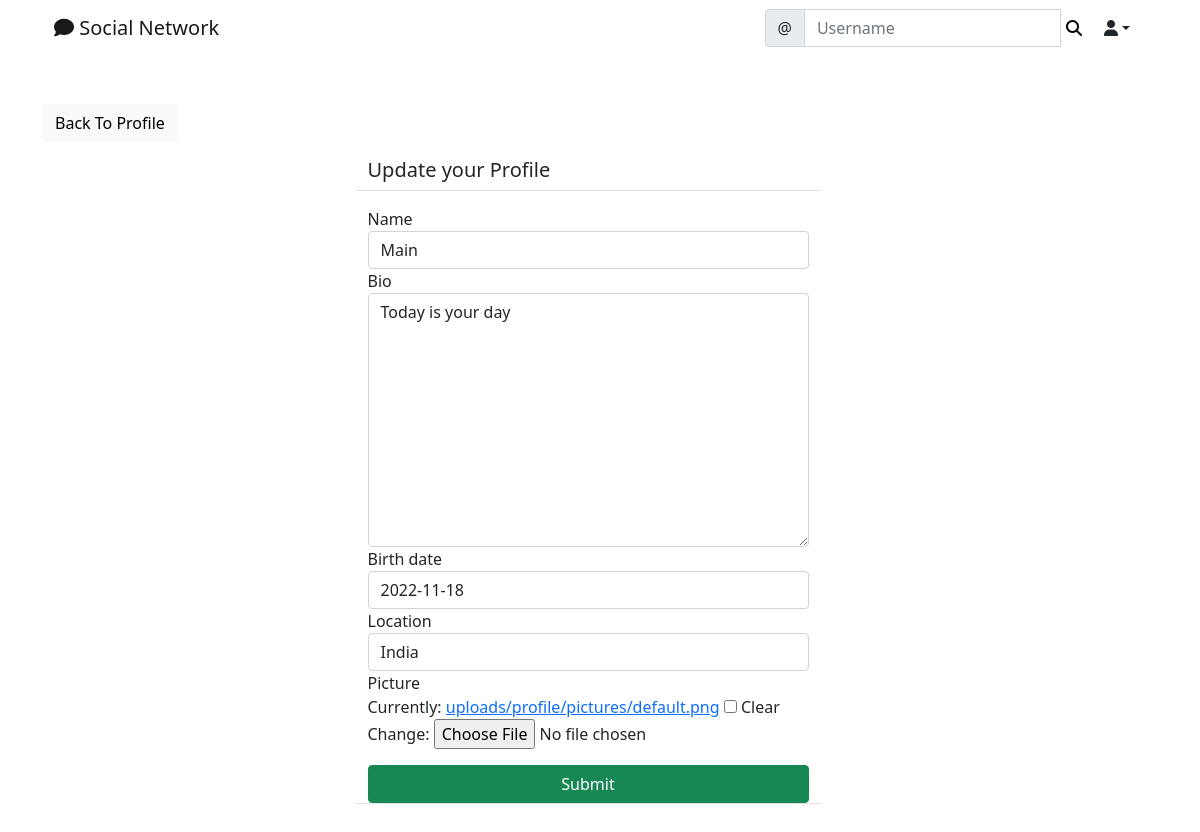
Page /social/profile/edit/1 (signed in) on the committed database.
### social/models.py (models this page shows)
class UserProfile(models.Model):
    user = models.OneToOneField(User, primary_key=True, verbose_name='user', related_name='profile', on_delete=models.CASCADE)
    name = models.CharField(max_length=30,blank=True, null=True)
    bio = models.TextField(max_length=1000, blank=True, null=True)
    birth_date = models.DateField(null=True, blank=True)
    location = models.CharField(max_length=100,blank=True,null=True)
    picture = models.FileField(upload_to='uploads/profile/pictures',default='uploads/profile_pictures/default.png', blank=True)
    followers = models.ManyToManyField(User, blank=True, related_name='followers')

### social/views.py (the view, shortened to what this page needs)
# urls.py: path('profile/edit/<int:pk>',ProfileEditView.as_view(),name='profile-edit'),
class ProfileEditView(LoginRequiredMixin,UserPassesTestMixin, UpdateView ):
    model = UserProfile
    fields= ['name', 'bio', 'birth_date','location', 'picture']
    template_name = 'social/profile_edit.html'
    def test_func(self):
        profile = self.get_object()
        return self.request.user == profile.user

### social/templates/social/profile_edit.html (shortened to what this page needs)
{% extends 'landing/base.html' %}
{% load crispy_forms_tags %}
{% block content%}
<div class="container">
    <div class="row  mt-5">
        <div class="col-md-5 col-sm-6">
          <a href="{% url 'profile' object.pk %}" class="btn btn-light">Back To Profile</a>
        </div>
    <div class="row justify-content-center mt-3">
        <div class="col-md-5 col-sm-12 border-bottom">
          <h5>Update your  Profile</h5>
        </div>
       </div>
       <div class="row justify-content-center mt-3 mb-5">
        <div class="col-md-5 col-sm-12 border-bottom">
         <form action="" method="POST" enctype="multipart/form-data">
            {{form | crispy}}
            <div class="d-grid gap-2">
                <button class="btn btn-success mt-3">Submit</button>
            </div>
         </form>
        </div>
       </div>
</div>
{% endblock content %}

### rows in the picture
UserProfile: name "Main", bio "Today is your day", birth_date "2022-11-18", location "India"
